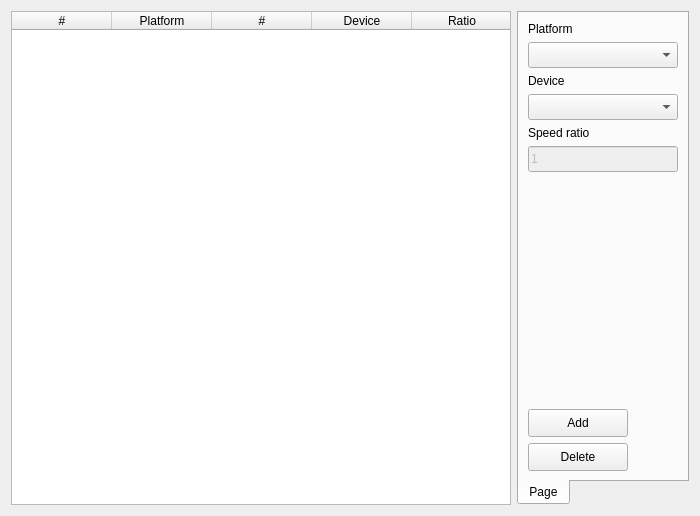
<?xml version="1.0" encoding="UTF-8"?>
<ui version="4.0">
 <class>OpenClFrame</class>
 <widget class="QWidget" name="OpenClFrame">
  <property name="geometry">
   <rect>
    <x>0</x>
    <y>0</y>
    <width>696</width>
    <height>516</height>
   </rect>
  </property>
  <property name="windowTitle">
   <string>Form</string>
  </property>
  <layout class="QHBoxLayout" name="horizontalLayout" stretch="0,0">
   <item>
    <widget class="QTableWidget" name="tblDevices">
     <property name="minimumSize">
      <size>
       <width>500</width>
       <height>400</height>
      </size>
     </property>
     <property name="maximumSize">
      <size>
       <width>400</width>
       <height>16777215</height>
      </size>
     </property>
     <property name="horizontalScrollBarPolicy">
      <enum>Qt::ScrollBarAlwaysOff</enum>
     </property>
     <property name="editTriggers">
      <set>QAbstractItemView::NoEditTriggers</set>
     </property>
     <property name="showDropIndicator" stdset="0">
      <bool>true</bool>
     </property>
     <property name="alternatingRowColors">
      <bool>false</bool>
     </property>
     <property name="selectionBehavior">
      <enum>QAbstractItemView::SelectRows</enum>
     </property>
     <property name="showGrid">
      <bool>false</bool>
     </property>
     <property name="sortingEnabled">
      <bool>false</bool>
     </property>
     <property name="wordWrap">
      <bool>false</bool>
     </property>
     <property name="cornerButtonEnabled">
      <bool>false</bool>
     </property>
     <property name="rowCount">
      <number>0</number>
     </property>
     <property name="columnCount">
      <number>5</number>
     </property>
     <attribute name="horizontalHeaderVisible">
      <bool>true</bool>
     </attribute>
     <attribute name="horizontalHeaderHighlightSections">
      <bool>true</bool>
     </attribute>
     <attribute name="horizontalHeaderStretchLastSection">
      <bool>false</bool>
     </attribute>
     <attribute name="verticalHeaderVisible">
      <bool>false</bool>
     </attribute>
     <attribute name="verticalHeaderHighlightSections">
      <bool>false</bool>
     </attribute>
     <column>
      <property name="text">
       <string>#</string>
      </property>
     </column>
     <column>
      <property name="text">
       <string>Platform</string>
      </property>
     </column>
     <column>
      <property name="text">
       <string>#</string>
      </property>
     </column>
     <column>
      <property name="text">
       <string>Device</string>
      </property>
     </column>
     <column>
      <property name="text">
       <string>Ratio</string>
      </property>
     </column>
    </widget>
   </item>
   <item>
    <widget class="tabPanel" name="tPanel">
     <property name="maximumSize">
      <size>
       <width>16777215</width>
       <height>16777215</height>
      </size>
     </property>
     <property name="autoFillBackground">
      <bool>false</bool>
     </property>
     <property name="styleSheet">
      <string notr="true"/>
     </property>
     <property name="tabPosition">
      <enum>QTabWidget::South</enum>
     </property>
     <property name="currentIndex">
      <number>0</number>
     </property>
     <property name="elideMode">
      <enum>Qt::ElideMiddle</enum>
     </property>
     <property name="tabsClosable">
      <bool>false</bool>
     </property>
     <widget class="QWidget" name="vLayout">
      <attribute name="title">
       <string>Page</string>
      </attribute>
      <layout class="QVBoxLayout" name="verticalLayout_3">
       <item>
        <widget class="QLabel" name="label">
         <property name="text">
          <string>Platform</string>
         </property>
        </widget>
       </item>
       <item>
        <widget class="QComboBox" name="cmbPlatform">
         <property name="minimumSize">
          <size>
           <width>150</width>
           <height>26</height>
          </size>
         </property>
         <property name="maximumSize">
          <size>
           <width>16777215</width>
           <height>26</height>
          </size>
         </property>
        </widget>
       </item>
       <item>
        <widget class="QLabel" name="label_2">
         <property name="text">
          <string>Device</string>
         </property>
        </widget>
       </item>
       <item>
        <widget class="QComboBox" name="cmbDevice">
         <property name="minimumSize">
          <size>
           <width>150</width>
           <height>26</height>
          </size>
         </property>
         <property name="maximumSize">
          <size>
           <width>16777215</width>
           <height>26</height>
          </size>
         </property>
        </widget>
       </item>
       <item>
        <widget class="QLabel" name="label_3">
         <property name="text">
          <string>Speed ratio</string>
         </property>
        </widget>
       </item>
       <item>
        <widget class="QLineEdit" name="edtRatio">
         <property name="enabled">
          <bool>false</bool>
         </property>
         <property name="minimumSize">
          <size>
           <width>0</width>
           <height>26</height>
          </size>
         </property>
         <property name="maximumSize">
          <size>
           <width>16777215</width>
           <height>26</height>
          </size>
         </property>
         <property name="inputMask">
          <string/>
         </property>
         <property name="text">
          <string>1</string>
         </property>
        </widget>
       </item>
       <item>
        <spacer name="vSpacer">
         <property name="orientation">
          <enum>Qt::Vertical</enum>
         </property>
         <property name="sizeHint" stdset="0">
          <size>
           <width>20</width>
           <height>40</height>
          </size>
         </property>
        </spacer>
       </item>
       <item>
        <widget class="QPushButton" name="btnAdd">
         <property name="minimumSize">
          <size>
           <width>100</width>
           <height>28</height>
          </size>
         </property>
         <property name="maximumSize">
          <size>
           <width>100</width>
           <height>26</height>
          </size>
         </property>
         <property name="text">
          <string>Add</string>
         </property>
        </widget>
       </item>
       <item>
        <widget class="QPushButton" name="btnDelete">
         <property name="minimumSize">
          <size>
           <width>100</width>
           <height>28</height>
          </size>
         </property>
         <property name="maximumSize">
          <size>
           <width>100</width>
           <height>26</height>
          </size>
         </property>
         <property name="text">
          <string>Delete</string>
         </property>
        </widget>
       </item>
      </layout>
     </widget>
    </widget>
   </item>
  </layout>
 </widget>
 <customwidgets>
  <customwidget>
   <class>tabPanel</class>
   <extends>QTabWidget</extends>
   <header>controls/tabpanel.h</header>
   <container>1</container>
  </customwidget>
 </customwidgets>
 <resources/>
 <connections/>
</ui>
